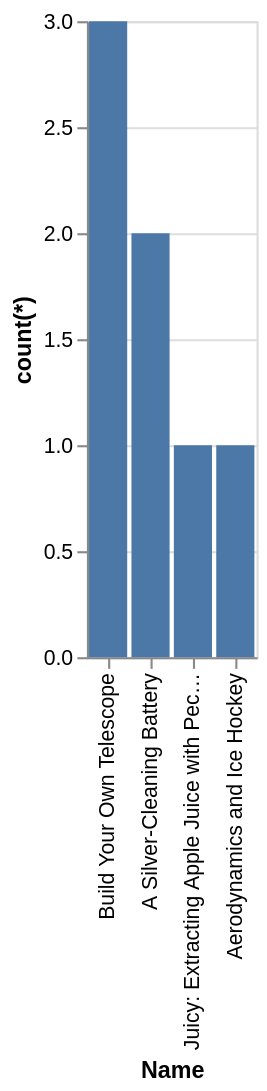

Vega-Lite specification for this chart:
### Vega-Lite specification from a JSON file in a GitHub repository (floating-point values rounded to 4 significant figures)
{"data": {"values": [{"x_data": "Build Your Own Telescope", "y_data": 3}, {"x_data": "A Silver-Cleaning Battery", "y_data": 2}, {"x_data": "Juicy: Extracting Apple Juice with Pectinase", "y_data": 1}, {"x_data": "Aerodynamics and Ice Hockey", "y_data": 1}]}, "mark": "bar", "encoding": {"x": {"field": "x_data", "type": "nominal", "title": "Name", "sort": {"op": "sum", "field": "y_data", "order": "descending"}}, "y": {"field": "y_data", "type": "quantitative", "title": "count(*)"}}}
